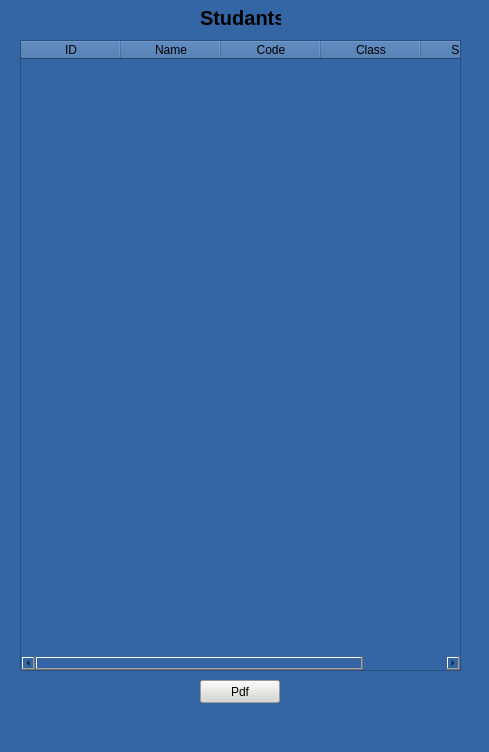
<?xml version="1.0" encoding="UTF-8"?>
<ui version="4.0">
 <class>MainWindow</class>
 <widget class="QMainWindow" name="MainWindow">
  <property name="geometry">
   <rect>
    <x>0</x>
    <y>0</y>
    <width>489</width>
    <height>752</height>
   </rect>
  </property>
  <property name="windowTitle">
   <string>MainWindow</string>
  </property>
  <property name="styleSheet">
   <string notr="true">background-color: rgb(32, 74, 135);
background-color: rgb(52, 101, 164);</string>
  </property>
  <widget class="QWidget" name="centralwidget">
   <widget class="QTableWidget" name="tableWidget">
    <property name="geometry">
     <rect>
      <x>20</x>
      <y>40</y>
      <width>441</width>
      <height>631</height>
     </rect>
    </property>
    <property name="sizeAdjustPolicy">
     <enum>QAbstractScrollArea::AdjustToContents</enum>
    </property>
    <property name="showGrid">
     <bool>false</bool>
    </property>
    <property name="gridStyle">
     <enum>Qt::NoPen</enum>
    </property>
    <attribute name="horizontalHeaderCascadingSectionResizes">
     <bool>true</bool>
    </attribute>
    <attribute name="horizontalHeaderHighlightSections">
     <bool>false</bool>
    </attribute>
    <attribute name="horizontalHeaderStretchLastSection">
     <bool>true</bool>
    </attribute>
    <attribute name="verticalHeaderVisible">
     <bool>false</bool>
    </attribute>
    <attribute name="verticalHeaderHighlightSections">
     <bool>false</bool>
    </attribute>
    <column>
     <property name="text">
      <string>ID</string>
     </property>
    </column>
    <column>
     <property name="text">
      <string>Name</string>
     </property>
    </column>
    <column>
     <property name="text">
      <string>Code</string>
     </property>
    </column>
    <column>
     <property name="text">
      <string>Class</string>
     </property>
    </column>
    <column>
     <property name="text">
      <string>Special</string>
     </property>
    </column>
   </widget>
   <widget class="QLabel" name="label">
    <property name="geometry">
     <rect>
      <x>200</x>
      <y>10</y>
      <width>81</width>
      <height>16</height>
     </rect>
    </property>
    <property name="font">
     <font>
      <pointsize>15</pointsize>
      <weight>75</weight>
      <bold>true</bold>
     </font>
    </property>
    <property name="text">
     <string>Studants</string>
    </property>
   </widget>
   <widget class="QPushButton" name="pushButton">
    <property name="geometry">
     <rect>
      <x>200</x>
      <y>680</y>
      <width>80</width>
      <height>23</height>
     </rect>
    </property>
    <property name="styleSheet">
     <string notr="true">background-color: rgb(211, 215, 207);</string>
    </property>
    <property name="text">
     <string>Pdf</string>
    </property>
   </widget>
  </widget>
  <widget class="QMenuBar" name="menubar">
   <property name="geometry">
    <rect>
     <x>0</x>
     <y>0</y>
     <width>489</width>
     <height>21</height>
    </rect>
   </property>
  </widget>
  <widget class="QStatusBar" name="statusbar"/>
 </widget>
 <resources/>
 <connections/>
</ui>
